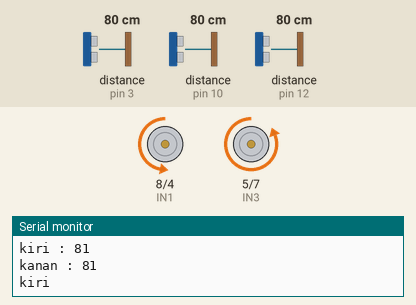
Simulated run of this sketch. Board: Arduino Uno, built with avr-gcc and run on an emulated ATmega328P. On the bench: motor-driver pin pairs drawn as motors (green arrow = first pin HIGH = forward, orange = second pin HIGH = backward, longer = more drive, scaled by the enable pin), the last lines printed to the serial monitor. The inputs (shaded band) are chosen by the test bench; at power-on: distance to the obstacle (sensors on pin 3, pin 10, pin 12) 80 cm. The echo pulse lasts 58.3 µs per cm.

Above: at 1.6 s.
1.7 s: distance to the obstacle (sensor on pin 3) set to 11 cm
3.6 s: distance to the obstacle (sensor on pin 3) set to 8 cm
At 4.7 s:
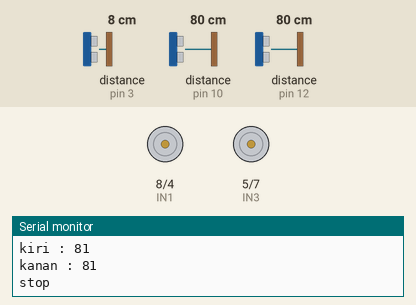
7.3 s: distance to the obstacle (sensor on pin 3) set to 18 cm
8.8 s: distance to the obstacle (sensor on pin 3) set to 2 cm
At 9.5 s:
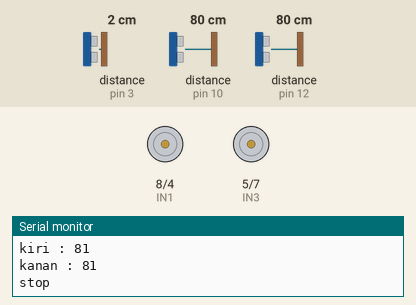
Timing chart, 0 to 13.5 s (numbered marks = the images above; inputs shaded):
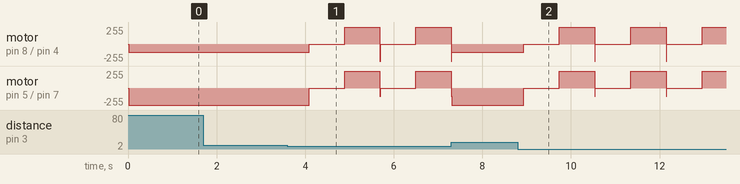

The sketch:

wallfolowers.ino
```cpp
#include <NewPing.h>
#define TRIGGER1_PIN  2  // ultrasonik depan.
#define ECHO1_PIN     3
#define TRIGGER2_PIN  13  // ultrasonik kiri
#define ECHO2_PIN     12  // Arduino pin tied to echo pin on the ultrasonic sensor.
#define TRIGGER3_PIN  11  // Arduino pin tied to trigger pin on the ultrasonic sensor.
#define ECHO3_PIN     10  // Arduino pin tied to echo pin on the ultrasonic sensor.
#define MAX_DISTANCE 100 // Maximum distance we want to ping for (in centimeters). Maximum sensor distance is rated at 400-500cm.
int ENA = 9;
int ENB = 6;
int IN1 = 8;
int IN2 = 4;
int IN3 = 5;
int IN4 = 7;
int jdepan, jkiri, jkanan;

NewPing sonar1(TRIGGER1_PIN, ECHO1_PIN, MAX_DISTANCE);
NewPing sonar2(TRIGGER2_PIN, ECHO2_PIN, MAX_DISTANCE);
NewPing sonar3(TRIGGER3_PIN, ECHO3_PIN, MAX_DISTANCE);

void setup() {
  Serial.begin(115200);
  pinMode(ENA, OUTPUT);
  pinMode(ENB, OUTPUT);
  pinMode(IN1, OUTPUT);
  pinMode(IN2, OUTPUT);
  pinMode(IN3, OUTPUT);
  pinMode(IN4, OUTPUT);
}

void loop() {
  jdepan = sonar1.ping_cm();
  jkiri = sonar2.ping_cm();
  jkanan = sonar3.ping_cm();
  Serial.print("depan : ");
  Serial.print(jdepan);
  Serial.println();
  Serial.print("kiri : ");
  Serial.print(jkiri);
  Serial.println();
  Serial.print("kanan : ");
  Serial.print(jkanan);
  Serial.println();

 if(jdepan < 10){
  Stop();
  delay(800);
  Mundur();
  delay(800);
  Kanan();

  }
 else if(jkiri > 15){
   Kiri();
   delay(800);
 }
 else if (jkiri < 10) {
   Kanan();
   delay(800);
 }
  else if(jkiri > 15 && jkiri < 10){
  Maju();
 }
}

void Maju() {
  analogWrite(ENA, 255);
  analogWrite(ENB, 255);
  digitalWrite(IN1, LOW);
  digitalWrite(IN2, HIGH);
  digitalWrite(IN3, LOW);
  digitalWrite(IN4, HIGH);
  Serial.print("maju");
  Serial.println();
}

void Mundur(){
  analogWrite(ENA, 255);
  analogWrite(ENB, 255);
  digitalWrite(IN1, HIGH);
  digitalWrite(IN2, LOW);
  digitalWrite(IN3, HIGH);
  digitalWrite(IN4, LOW);
  Serial.print("mundur");
  Serial.println();
}

void Stop() {
  analogWrite(ENA, 0);
  analogWrite(ENB, 0);
  digitalWrite(IN1, LOW);
  digitalWrite(IN2, LOW);
  digitalWrite(IN3, LOW);
  digitalWrite(IN4, LOW);
  Serial.print("stop");
  Serial.println();

}

void Kanan() {
  analogWrite(ENA, 255);
  analogWrite(ENB, 127);
  digitalWrite(IN1, LOW);
  digitalWrite(IN2, HIGH);
  digitalWrite(IN3, LOW);
  digitalWrite(IN4, HIGH);
  Serial.print("kanan");
  Serial.println();
}

void Kiri() {
  analogWrite(ENA, 127);
  analogWrite(ENB, 255);
  digitalWrite(IN1, LOW);
  digitalWrite(IN2, HIGH);
  digitalWrite(IN3, LOW);
  digitalWrite(IN4, HIGH);
  Serial.print("kiri");
  Serial.println();
}
```

Measured:
- the behaviour switches between 10 and 9 cm on distance to the obstacle (sensor on pin 3) (found by bisection; images 0 and 1)
- after the input at 3.6 s, motor on pin 8 (IN1) / pin 4 (IN2), motor on pin 5 (IN3) / pin 7 (IN4): alternates forward 255/255 for 0.80 s and stopped for 0.81 s, starting after 0.49 s
- after the input at 8.8 s, motor on pin 8 (IN1) / pin 4 (IN2), motor on pin 5 (IN3) / pin 7 (IN4): alternates forward 255/255 for 0.80 s and stopped for 0.81 s, starting after 0.14 s
